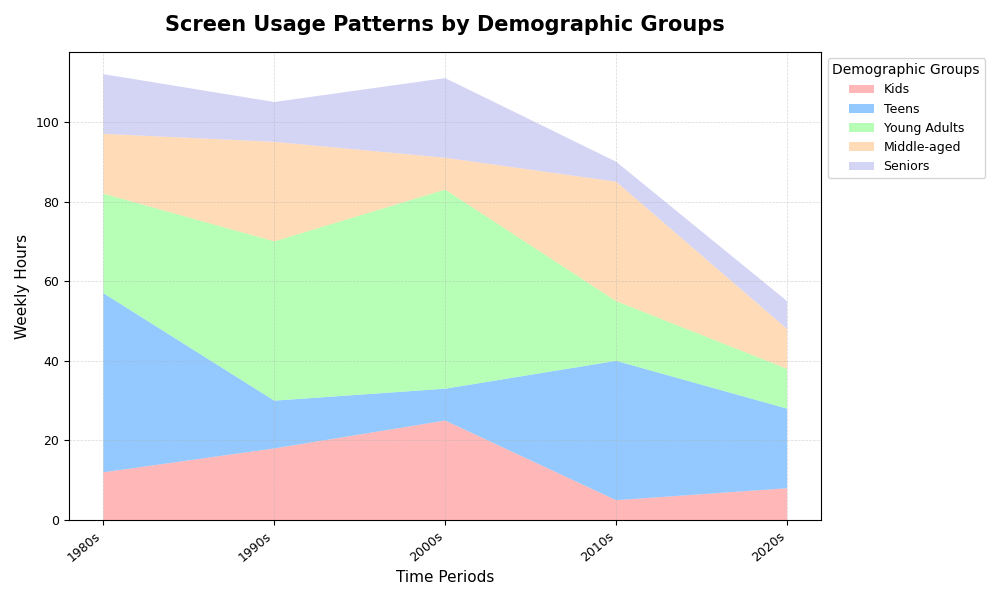

The script that drew this image:
import matplotlib.pyplot as plt
import numpy as np

decades = ['1980s', '1990s', '2000s', '2010s', '2020s']
age_groups = ['Kids', 'Teens', 'Young Adults', 'Middle-aged', 'Seniors']

screen_time_0_12 = [12, 18, 25, 5, 8]  
screen_time_13_18 = [45, 12, 8, 35, 20]  
screen_time_19_35 = [25, 40, 50, 15, 10]  
screen_time_36_55 = [15, 25, 8, 30, 10]  
screen_time_56_plus = [15, 10, 20, 5, 7]  

data = np.array([screen_time_0_12, screen_time_13_18, screen_time_19_35, screen_time_36_55, screen_time_56_plus])

colors = ['#ff9999', '#66b3ff', '#99ff99', '#ffcc99', '#c2c2f0']

plt.figure(figsize=(10, 6))
plt.stackplot(decades, data, labels=age_groups, colors=colors, alpha=0.7)

plt.xlabel('Time Periods', fontsize=11)
plt.ylabel('Weekly Hours', fontsize=11)
plt.title('Screen Usage Patterns by Demographic Groups', fontsize=15, fontweight='bold', pad=15)

plt.legend(title='Demographic Groups', loc='upper left', bbox_to_anchor=(1, 1), fontsize=9)
plt.xticks(rotation=40, ha='right', fontsize=9)
plt.yticks(fontsize=9)

plt.grid(True, which='both', linestyle='--', linewidth=0.5, alpha=0.5)

plt.tight_layout()
plt.show()
